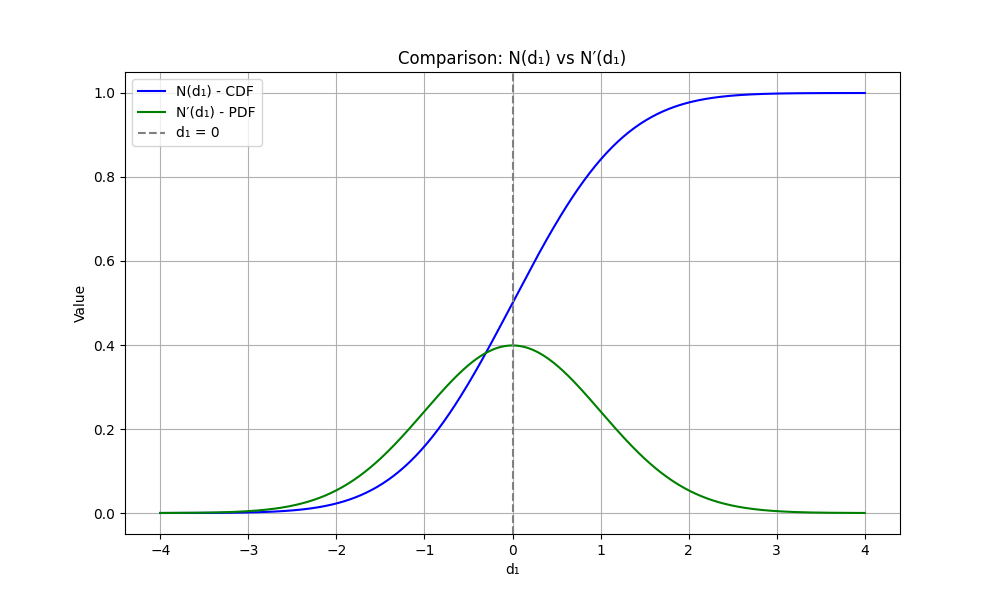

Reproduce this figure in Python.
import numpy as np
import matplotlib.pyplot as plt
from scipy.stats import norm

# d1 range
d1 = np.linspace(-4, 4, 500)

# N(d1) and N'(d1)
cdf = norm.cdf(d1)
pdf = norm.pdf(d1)

# Plot
plt.figure(figsize=(10, 6))
plt.plot(d1, cdf, label="N(d₁) - CDF", color='blue')
plt.plot(d1, pdf, label="N′(d₁) - PDF", color='green')
plt.axvline(0, linestyle='--', color='gray', label='d₁ = 0')
plt.title("Comparison: N(d₁) vs N′(d₁)")
plt.xlabel("d₁")
plt.ylabel("Value")
plt.legend()
plt.grid(True)
plt.show()
